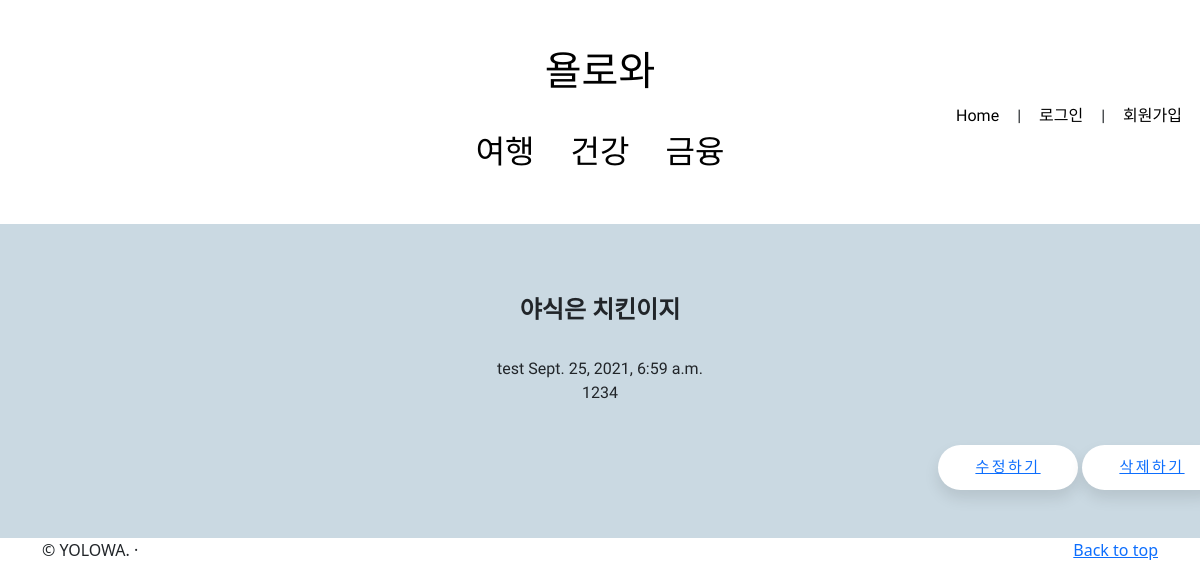
/list/3, run on an earlier commit of the app's database.
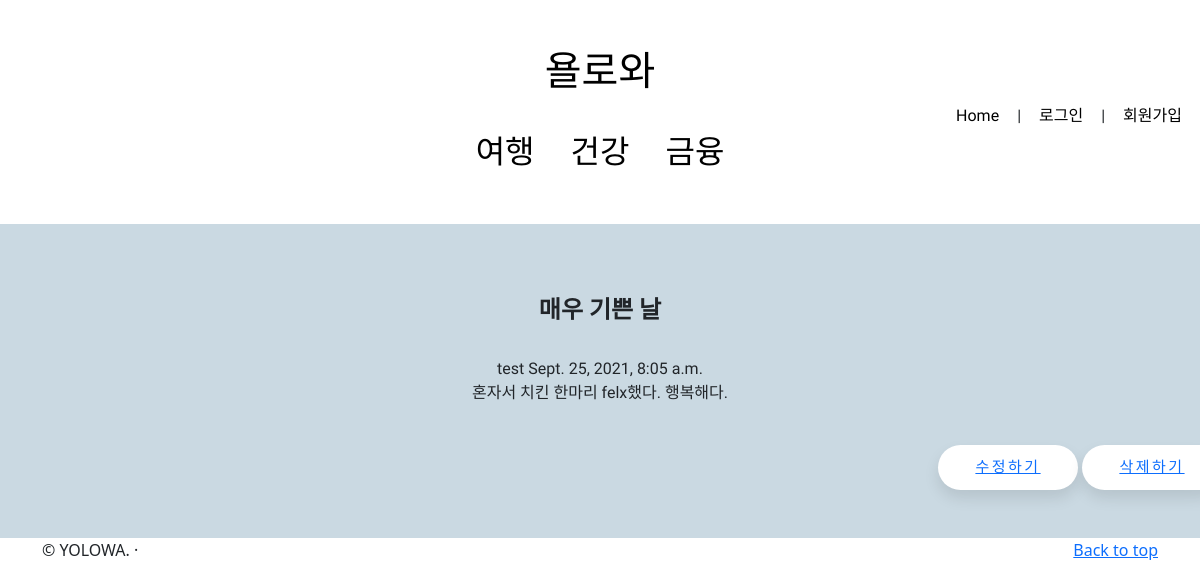
And on a later commit of the database.
### yolowaapp/models.py (models this page shows, shortened)
class Yolowaapp(models.Model):
    title=models.CharField(max_length=200)
    writer=models.CharField(max_length=100)
    pub_date=models.DateTimeField()
    body=models.TextField()

### yolowaapp/views.py (the view)
# urls.py: path('list/<str:id>',views.sub, name="sub"),
def sub(request,id):
    y_sub=get_object_or_404(Yolowaapp, pk=id)
    return render(request, 'sub.html', {'y_sub':y_sub})

### yolowaapp/templates/sub.html (shortened to what this page needs)
{% extends 'base.html' %}
{% block content %}
<br><br><br>
<h4 class="title">{{y_sub.title}}</h4>
<div class="s">
    <br>
    {{y_sub.writer}}
    {{y_sub.pub_date}}
    <br>
        <p>{{y_sub.body}}</p>
</div>
<br>
<div class="wrap">
    <button class="button">
        <a href="{% url 'edit' y_sub.id %}">수정하기</a>
    </button>
</div>
<div class="wrap">
    <button class="button">
        <a href="{% url 'delete' y_sub.id %}">삭제하기</a>
    </button>
</div>
<br><br><br>
{% endblock %}

What changed in the data, as far as the page shows it:
changed Yolowaapp "test": title "야식은 치킨이지" → "매우 기쁜 날"; pub_date "Sept. 25, 2021, 6:59 a.m." → "Sept. 25, 2021, 8:05 a.m."; body "1234" → "혼자서 치킨 한마리 felx했다. 행복해다."
